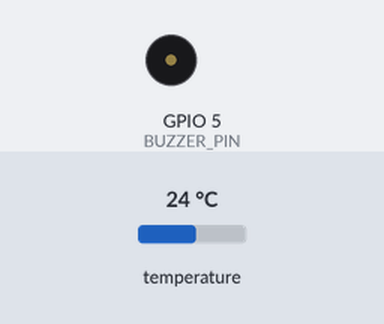
Bench run of a sketch on a simulated ESP32. Parts: buzzer (waves = sounding, pin HIGH). Inputs (shaded band) come from the test bench; at power-on: temperature 24 °C. WiFi joins after 1.5 s; servers stay silent unless stated; uploads are accepted with an empty reply; what the sketch prints to the serial monitor is not drawn. At 5.5 s the program puts the board to deep sleep or switches it off; the recording ends there.

Above: at 0.05 s.
Timing chart, 0 to 3.0 s (numbered marks = the images above):
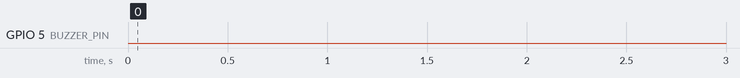

The sketch:

esp32_compost_monitor.ino
```cpp
/*
  DS18B20 Composting Monitor with Deep Sleep + Google Sheets + Telegram
  المدى المثالي: 55 - 65 درجة مئوية
*/

#include <WiFi.h>
#include <HTTPClient.h>
#include <WiFiClientSecure.h>
#include <UniversalTelegramBot.h>
#include <OneWire.h>
#include <DallasTemperature.h>

//  Config
#define WIFI_SSID     ""
#define WIFI_PASS     ""
#define BOT_TOKEN     ""
#define CHAT_ID       ""
#define SHEETS_URL    ""

#define ONE_WIRE_BUS  4
#define BUZZER_PIN    5

const float TEMP_MIN = 55.0;  // أقل حرارة للتخمير
const float TEMP_MAX = 65.0;  // أعلى حرارة عشان الميكروبات متبوزش

const uint64_t SLEEP_NORMAL_US = 60ULL * 60ULL * 1000000ULL; // ساعة
const uint64_t SLEEP_RETRY_US  = 5ULL  * 60ULL * 1000000ULL;

// بيفضلوا محفوظين في RTC
RTC_DATA_ATTR int bootCount = 0;
RTC_DATA_ATTR int wifiFailStreak = 0;
RTC_DATA_ATTR bool alertSent = false;

OneWire oneWire(ONE_WIRE_BUS);
DallasTemperature sensors(&oneWire);
WiFiClientSecure secured_client;
UniversalTelegramBot bot(BOT_TOKEN, secured_client);

void buzzPattern(int beeps, int onMs, int offMs) {
  for (int i = 0; i < beeps; i++) {
    digitalWrite(BUZZER_PIN, HIGH);
    delay(onMs);
    digitalWrite(BUZZER_PIN, LOW);
    delay(offMs);
  }
}

bool connectWifi(unsigned long timeoutMs) {
  WiFi.disconnect(true); // مسح الاتصال القديم
  WiFi.mode(WIFI_STA);
  WiFi.begin(WIFI_SSID, WIFI_PASS);

  for(int i=0; i<3; i++){ // 3 محاولات
    unsigned long start = millis();
    while (WiFi.status() != WL_CONNECTED && millis() - start < timeoutMs/3) delay(300);
    if(WiFi.status() == WL_CONNECTED) return true;
    delay(1000);
  }
  return false;
}

void logToSheets(float t, String status) {
  if(WiFi.status() != WL_CONNECTED) return;
  HTTPClient http;
  http.setTimeout(5000);
  String url = String(SHEETS_URL) + "?temp=" + String(t, 1) + "&status=" + status;
  http.begin(url);
  int httpCode = http.GET();
  if(httpCode > 0) Serial.println("تم الإرسال للشيت");
  else Serial.println("فشل الإرسال للشيت: " + String(httpCode));
  http.end();
}

void sendTelegram(String msg){
  if(WiFi.status() != WL_CONNECTED) return;
  bool sent = bot.sendMessage(CHAT_ID, msg, "");
  if(sent) Serial.println("تم إرسال تلجرام");
  else Serial.println("فشل إرسال تلجرام");
}

void goToSleep(uint64_t microseconds) {
  esp_sleep_enable_timer_wakeup(microseconds);
  Serial.println("جاري الدخول في deep sleep...");
  Serial.flush();
  esp_deep_sleep_start();
}

void setup() {
  Serial.begin(115200);
  pinMode(BUZZER_PIN, OUTPUT);
  digitalWrite(BUZZER_PIN, LOW);
  bootCount++;

  sensors.begin();
  delay(1000);
  sensors.requestTemperatures();
  delay(750); // DS18B20 محتاج 750ms للقراءة بدقة 12bit
  float t = sensors.getTempCByIndex(0);

  bool wifiOk = connectWifi(15000);
  if (!wifiOk) {
    wifiFailStreak++;
    buzzPattern(3, 400,  200); // تنبيه: مفيش نت
    Serial.println("فشل الاتصال بالواي فاي، هينام وهيحاول تاني بعد 5 دقايق.");
    goToSleep(SLEEP_RETRY_US);
    return;
  }

  wifiFailStreak = 0;
  secured_client.setInsecure();

  if (t == DEVICE_DISCONNECTED_C) {
    Serial.println("فشل قراءة DS18B20!");
    sendTelegram("⚠️ فشلت قراءة حساس الحرارة DS18B20 في Boot #" + String(bootCount));
    goToSleep(SLEEP_NORMAL_US);
    return;
  }

  Serial.printf("Temp: %.1f°C\n", t);

  bool outOfRange = (t < TEMP_MIN || t > TEMP_MAX);
  String status = outOfRange ? "ALERT" : "OK";

  logToSheets(t, status); // ابعت للشيت الأول


  if (outOfRange) {
    if(!alertSent){ // ابعت تنبيه أول مرة بس
      buzzPattern(5, 100, 100);
      String msg = "⚠️ تنبيه: حرارة السماد خارج المدى!\n";
      msg += "🌡️ الحرارة: " + String(t) + "°C\n";
      if(t > TEMP_MAX) msg += "الحل: قلب الكومة فوراً للتهوية";
      else msg += "الحل: غطي الكومة وزود رطوبة خفيفة";
      sendTelegram(msg);
      alertSent = true;
    }
  } else {
    if(alertSent){
      sendTelegram("✅ الحرارة رجعت للمدى الطبيعي: " + String(t) + "°C");
      alertSent = false;
    }

  }

  goToSleep(SLEEP_NORMAL_US);
}

void loop() {

}
```

Measured:
- by itself, GPIO 5 (BUZZER_PIN): LOW → HIGH at 4.2 s, → LOW 0.10 s later, → HIGH 0.10 s later, → LOW 0.10 s later, … (10 changes in this stretch)
